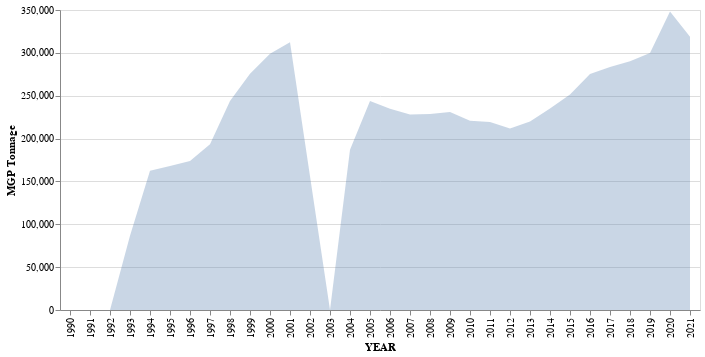

Notebook code for this chart:
### Code cell
alt.Chart(DSNY_pivot).mark_area(opacity=0.3).encode(
    alt.X("YEAR", type = "ordinal"),
    alt.Y("MGP", type = "quantitative", title="MGP Tonnage")
).interactive()

### Figure 1 — Vega-Lite specification as saved in the notebook (floating-point values rounded to 4 significant figures)
{"config": {"view": {"continuousWidth": 400, "continuousHeight": 300}}, "data": {"name": "data-905c9a58ee2e37f957fb318656622bae"}, "mark": {"type": "area", "opacity": 0.3}, "encoding": {"x": {"field": "YEAR", "type": "ordinal"}, "y": {"field": "MGP", "title": "MGP Tonnage", "type": "quantitative"}}, "selection": {"selector003": {"type": "interval", "bind": "scales", "encodings": ["x", "y"]}}, "$schema": "https://vega.github.io/schema/vega-lite/v4.17.0.json", "datasets": {"data-905c9a58ee2e37f957fb318656622bae": [{"YEAR": 1990, "MGP": 0.0, "ORGANICS": 0.0, "PAPER": 0.0, "REFUSE": 303500.0}, {"YEAR": 1991, "MGP": 0.0, "ORGANICS": 0.0, "PAPER": 0.0, "REFUSE": 2346000.0}, {"YEAR": 1992, "MGP": 0.0, "ORGANICS": 0.0, "PAPER": 0.0, "REFUSE": 2906000.0}, {"YEAR": 1993, "MGP": 86540.0, "ORGANICS": 3422.0, "PAPER": 139100.0, "REFUSE": 2752000.0}, {"YEAR": 1994, "MGP": 162500.0, "ORGANICS": 2781.0, "PAPER": 256100.0, "REFUSE": 2754000.0}, {"YEAR": 1995, "MGP": 168100.0, "ORGANICS": 3322.0, "PAPER": 231200.0, "REFUSE": 2691000.0}, {"YEAR": 1996, "MGP": 173700.0, "ORGANICS": 2288.0, "PAPER": 256600.0, "REFUSE": 2771000.0}, {"YEAR": 1997, "MGP": 193300.0, "ORGANICS": 4670.0, "PAPER": 221300.0, "REFUSE": 2692000.0}, {"YEAR": 1998, "MGP": 243900.0, "ORGANICS": 6893.0, "PAPER": 230900.0, "REFUSE": 2608000.0}, {"YEAR": 1999, "MGP": 275600.0, "ORGANICS": 18670.0, "PAPER": 243100.0, "REFUSE": 2577000.0}, {"YEAR": 2000, "MGP": 299000.0, "ORGANICS": 16020.0, "PAPER": 253100.0, "REFUSE": 2565000.0}, {"YEAR": 2001, "MGP": 312400.0, "ORGANICS": 17940.0, "PAPER": 241400.0, "REFUSE": 2649000.0}, {"YEAR": 2002, "MGP": 156000.0, "ORGANICS": 14.8, "PAPER": 209000.0, "REFUSE": 2875000.0}, {"YEAR": 2003, "MGP": 1.0, "ORGANICS": 12.7, "PAPER": 193700.0, "REFUSE": 3075000.0}, {"YEAR": 2004, "MGP": 186900.0, "ORGANICS": 17040.0, "PAPER": 329500.0, "REFUSE": 2906000.0}, {"YEAR": 2005, "MGP": 243700.0, "ORGANICS": 13180.0, "PAPER": 372200.0, "REFUSE": 2806000.0}, {"YEAR": 2006, "MGP": 234800.0, "ORGANICS": 17820.0, "PAPER": 353500.0, "REFUSE": 2759000.0}, {"YEAR": 2007, "MGP": 228000.0, "ORGANICS": 4866.0, "PAPER": 346700.0, "REFUSE": 2692000.0}, {"YEAR": 2008, "MGP": 228700.0, "ORGANICS": 15.0, "PAPER": 341000.0, "REFUSE": 2630000.0}, {"YEAR": 2009, "MGP": 231100.0, "ORGANICS": 0.0, "PAPER": 311200.0, "REFUSE": 2592000.0}, {"YEAR": 2010, "MGP": 220900.0, "ORGANICS": 0.0, "PAPER": 299400.0, "REFUSE": 2534000.0}, {"YEAR": 2011, "MGP": 219400.0, "ORGANICS": 0.0, "PAPER": 302000.0, "REFUSE": 2664000.0}, {"YEAR": 2012, "MGP": 211600.0, "ORGANICS": 146.5, "PAPER": 283200.0, "REFUSE": 2587000.0}, {"YEAR": 2013, "MGP": 219800.0, "ORGANICS": 1651.0, "PAPER": 284100.0, "REFUSE": 2553000.0}, {"YEAR": 2014, "MGP": 235000.0, "ORGANICS": 8202.0, "PAPER": 288700.0, "REFUSE": 2528000.0}, {"YEAR": 2015, "MGP": 251400.0, "ORGANICS": 13670.0, "PAPER": 292700.0, "REFUSE": 2499000.0}, {"YEAR": 2016, "MGP": 275300.0, "ORGANICS": 20550.0, "PAPER": 299300.0, "REFUSE": 2503000.0}, {"YEAR": 2017, "MGP": 283400.0, "ORGANICS": 32110.0, "PAPER": 294100.0, "REFUSE": 2505000.0}, {"YEAR": 2018, "MGP": 290300.0, "ORGANICS": 45390.0, "PAPER": 303100.0, "REFUSE": 2528000.0}, {"YEAR": 2019, "MGP": 299900.0, "ORGANICS": 43420.0, "PAPER": 298700.0, "REFUSE": 2513000.0}, {"YEAR": 2020, "MGP": 348300.0, "ORGANICS": 11420.0, "PAPER": 312200.0, "REFUSE": 2665000.0}, {"YEAR": 2021, "MGP": 318700.0, "ORGANICS": 3849.0, "PAPER": 309500.0, "REFUSE": 2670000.0}]}}
